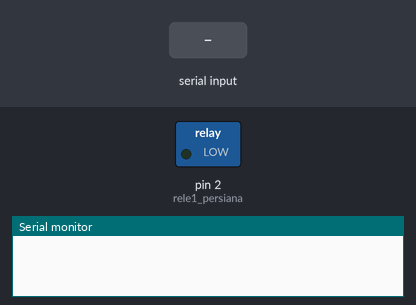
Simulated run of this sketch. Board: Arduino Uno, built with avr-gcc and run on an emulated ATmega328P. Parts: switched loads named in the sketch (green lamp = pin HIGH), the last lines printed to the serial monitor. Inputs (shaded band) come from the test bench.

Above: at 1.2 s.
1.3 s: "0" received over Serial
At 3.5 s:
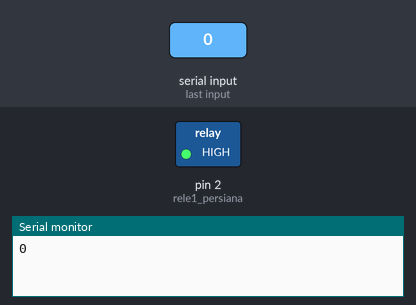
3.8 s: "100" received over Serial
At 5.5 s:
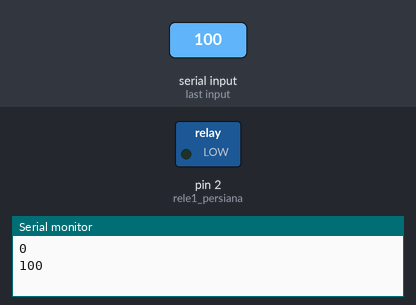
Timing chart, 0 to 7.0 s (numbered marks = the images above; inputs shaded):
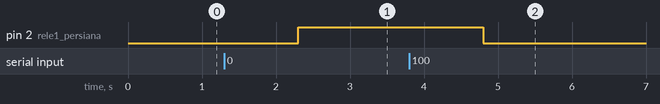

The sketch:

rele.ino
```cpp
int rele1_persiana = 2;
String message;

void setup()
{
  //Define pinos para o rele como saida
  Serial.begin(9600);
  pinMode(rele1_persiana, OUTPUT);
}

void loop()
{
  while (Serial.available()) {
    message = Serial.readString();
      message.trim();

    Serial.println(message);
    if (message.equals("100")) { //fecha persiana
      digitalWrite(rele1_persiana, LOW); //liga relé
    }
    if (message.equals("0")) { //abre persiana
      digitalWrite(rele1_persiana, HIGH); //desliga relé
    }
  }
}
```

Measured:
- after the input at 1.3 s, pin 2 (rele1_persiana): LOW → HIGH after 1.0 s
- after the input at 3.8 s, pin 2 (rele1_persiana): HIGH → LOW after 1.0 s
